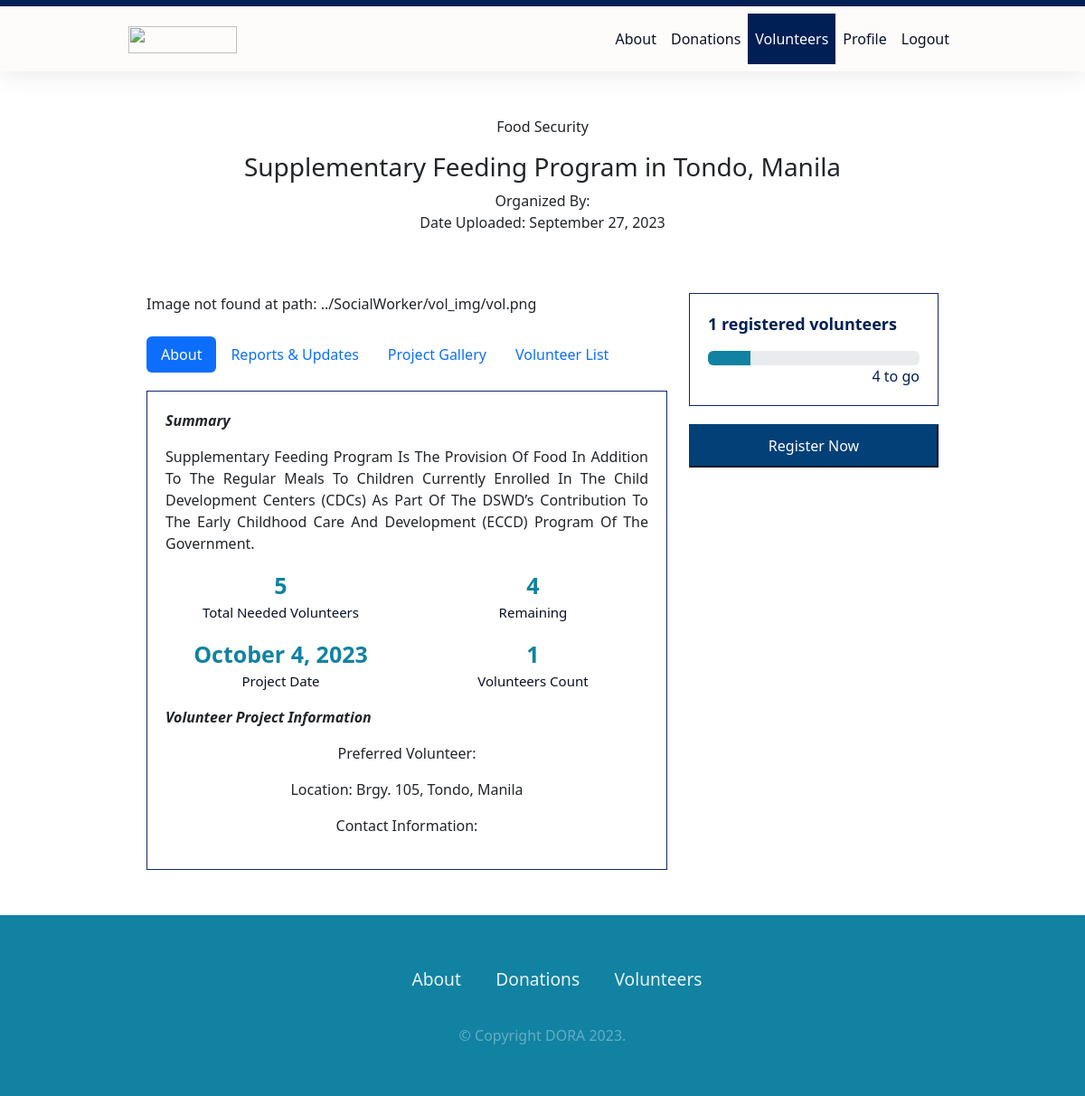
The page /Views/Donors-Volunteers/vol_projects.php?id=3 (signed in) on the database its author committed.
### tables this page shows
CREATE TABLE `tbl_vol_proj` (
  `vol_proj_id` int(11) NOT NULL,
  `sw_id` int(11) NOT NULL,
  `title` varchar(100) NOT NULL,
  `image` varchar(200) NOT NULL,
  `category` varchar(100) NOT NULL,
  `uploadDate` varchar(30) NOT NULL,
  `eventDate` varchar(30) NOT NULL,
  `text` text NOT NULL,
  `totalGoal` varchar(100) NOT NULL,
  `location` varchar(200) NOT NULL,
  `proj_stat` text NOT NULL
);

### Views/Donors-Volunteers/vol_projects.php (the view, shortened to what this page needs)
<?php include 'includes/config.php';?>
<!DOCTYPE html>
<html lang="en">
<head>
    <link rel="stylesheet" href="css/volunteer.css">
    <link rel="stylesheet" type="text/css" href="\Views\SocialWorker\css\dn-fullproject.css">
    <link rel="stylesheet" href="https://cdnjs.cloudflare.com/ajax/libs/font-awesome/6.0.0-beta2/css/all.min.css" />
    <link href="https://cdn.jsdelivr.net/npm/bootstrap@5.3.0-alpha3/dist/css/bootstrap.min.css" rel="stylesheet">
</head>
<body>
    <nav class="navbar navbar-expand-lg fixed-top">
        <div class="container">
            <a href="index.php" class="navbar-brand"><img src="dora_logo.png" width="120" height="30" ></a>
            <div class="collapse navbar-collapse" id="navbarNav">
                <?php echo'
                    <ul class="navbar-nav ms-auto">
                        <li class="nav-item">
                            <a class="nav-link" href="about.php">About</a>
                        </li>
                        <li class="nav-item">
                            <a class="nav-link" href="donation.php">Donations</a>
                        </li>
                        <li class="nav-item">
                            <a class="nav-link active" href="volunteer.php">Volunteers</a>
                        </li>
                        <li class="nav-item">
                            <a class="nav-link" href="dv_userdashboard.php">Profile</a>
                        </li>
                        <li class="nav-item">
                            <a class="nav-link" href="logout.php">Logout</a>
                        </li>
                    </ul>
                '?>
            </div>
        </div>
    </nav>
    <?php
        $id = $_GET['id'];
        $sql2 = "SELECT COUNT(DISTINCT user_id) AS volunteer_count FROM tbl_volunteers WHERE vol_proj_id = $id AND stat = 'Verified'";
        $result2 = mysqli_query($conn, $sql2);
        $row2 = mysqli_fetch_assoc($result2);
        $vol_count = $row2['volunteer_count'];
    ?>
    <?php
$sql = "SELECT tbl_vol_proj.*, tbl_sw_accs.*, tbl_vol_proj.image AS project_image
        FROM tbl_vol_proj
        RIGHT JOIN tbl_sw_accs ON tbl_vol_proj.sw_id = tbl_sw_accs.sw_id
        WHERE tbl_vol_proj.vol_proj_id = '$id'";
    $result = mysqli_query($conn, $sql);
    while ($row = mysqli_fetch_array($result)) {
        $percentage = ($vol_count / $row['totalGoal']) * 100;
        $remaining = $row['totalGoal'] - $vol_count;
        ?>
        <div class="title text-center">
            <br><br>
            <p><?php echo $row['category']; ?></p>
            <h3><?php echo $row['title']; ?></h3>
            <p>Organized By: <?php echo $row['fname'] . ' ' . $row['mname'] . ' ' . $row['lname']; ?>
 <br> Date Uploaded: <?php echo date('F j, Y', strtotime($row['uploadDate'])); ?> </p>
        </div>
        <div class="container w-75 content">
            <div class="row">
                <div class="col-lg-8">
                   <div class="proj-img">
    <?php
    $imagePath = '../SocialWorker/vol_img/' . $row['project_image'];
    if (file_exists($imagePath)) {
        echo '<img src="' . $imagePath . '" style="width:100%">';
    } else {
        echo 'Image not found at path: ' . $imagePath;
    }
    ?>
</div>
                    <br>
                    <ul class="nav nav-pills mb-3" id="pills-tab" role="tablist">
                        <li class="nav-item" role="presentation">
                            <button class="nav-link active" id="pills-about-tab" data-bs-toggle="pill" data-bs-target="#pills-about" type="button" role="tab" aria-controls="pills-about" aria-selected="true">About</button>
                        </li>
                        <li class="nav-item" role="presentation">
                            <button class="nav-link" id="pills-reports-tab" data-bs-toggle="pill" data-bs-target="#pills-reports" type="button" role="tab" aria-controls="pills-reports" aria-selected="false">Reports & Updates</button>
                        </li>
                        <li class="nav-item" role="presentation">
                            <button class="nav-link" id="pills-gallery-tab" data-bs-toggle="pill" data-bs-target="#pills-gallery" type="button" role="tab" aria-controls="pills-gallery" aria-selected="false">Project Gallery</button>
                        </li>
                        <li class="nav-item" role="presentation">
                            <a href="/Views/SocialWorker/report_vol_list.php?id=<?php echo $id; ?>" target="_blank" class="nav-link">Volunteer List</a>
                        </li>
                    </ul>
                    <div class="tab-content" id="pills-tabContent">
                        <div class="tab-pane fade show active" id="pills-about" role="tabpanel" aria-labelledby="pills-about-tab" tabindex="0">
                                <div class="proj-desc">
                                    <p><i><b>Summary</b></i></p>
                                    <div class="details">
                                        <p><?php echo $row['text']; ?></p>
                                    </div>
                                    <div class="goal">
                                        <div class="row">
                                            <div class="col-6">
                                                <div class="row"> <b><?php echo $row['totalGoal']; ?></b></div>
                                                <div class="row"> <p class="par"> Total Needed Volunteers </p></div>
                                                <div class="row"> <b><?php echo date('F j, Y', strtotime($row['eventDate'])); ?></b></div>
                                                <div class="row"> <p class="par"> Project Date </p></div>
                                            </div>
                                            <div class="col-6">
                                                <?php if ($vol_count >= $row['totalGoal']) { ?>
                                                    <div class="row"> <span>&#10003;</span> </div>
                                                    <div class="row"> <p class="par"> Goal Reached! </p></div>
                                                <?php } else { ?>
                                                    <div class="row"> <b> <?php echo number_format($remaining); ?> </b></div>
                                                    <div class="row"> <p class="par"> Remaining </p></div>
                                                <?php } ?>
                                                <div class="row"> <b><?php echo $vol_count; ?></b></div>
                                                <div class="row"> <p class="par"> Volunteers Count </p></div>
                                            </div>
                                        </div>
                                    </div>
                                    <p><i><b>Volunteer Project Information</b></i></p>
                                    <div class="additional">
                                        <p>Preferred Volunteer: <b><?php echo $row['requirement']; ?></b></p>
                                        <p>Location: <b><?php echo $row['location']; ?></b></p>
                                        <p>Contact Information: <b><?php echo $row['full_contact']; ?></b></p>
                                    </div>
                                </div>
                            </div>
                        </div>
                </div>
                <div class="col-4">
                    <div class="box">
                        <p class="progress-raised"> <?php echo $vol_count; ?> registered volunteers</p>
                        <div class="progress" role="progressbar" aria-valuenow="25" aria-valuemin="0" aria-valuemax="100">
                            <div class="progress-bar" style="width: <?php echo $percentage; ?>%"></div>
                        </div>
                        <?php if ($vol_count >= $row['totalGoal']) { ?>
                            <p class="progress-to-go">Goal Reached!</p>
                        <?php } else { ?>
                            <p class="progress-to-go"> <?php echo $remaining; ?> to go </p>
                        <?php } ?>
                    </div>
                    <div class="donate-now">
                        <a href = "vol_appform.php?id=<?php echo $id; ?>"><button class="btn-don">Register Now</button></a>
                    </div>
                </div>
            </div>
        </div>
    <?php } ?>
    <footer class="sticky-footer">
        <ul>
            <li><a href="about.php">About</a></li>
            <li><a href="donation.php">Donations</a></li>
            <li><a href="volunteer.php">Volunteers</a></li>
        </ul>
        <p> © Copyright DORA 2023.</p>
    </footer>
</body>
</html>

### Views/Donors-Volunteers/css/volunteer.css (style rules this page uses)
body { background-color:#d3d0d0; padding-top: 80px; }
.navbar .navbar-nav .nav-link { color: #0A1128; }
.navbar .navbar-nav .nav-link.active { background-color: #001F54; color: #FEFCFB; }
.navbar .navbar-brand { padding-left: 100px; }
@media only screen and (min-width: 992px) { .navbar { padding: 0; } }
@media only screen and (min-width: 992px) { .navbar .navbar-collapse .navbar-nav { margin-right: 100px; } }
.navbar-expand-lg { background: #FEFCFB; border-top: 7px solid #001F54; -webkit-box-shadow: 0 1px 30px rgba(0, 0, 0, 0.1); -moz-box-shadow: 0 1px 30px rgba(0, 0, 0, 0.1); box-shadow: 0 1px 30px rgba(0, 0, 0, 0.1); padding-top: 0; padding-bottom: 0; margin-top: 0; margin-bottom: 0; }
.navbar .navbar-nav .nav-link { padding: 1em 0.7em; transition: all 0.5s; }
.content { padding-top: 50px; padding-bottom: 50px; }
footer p { padding:0; font-size: 0.8em; color: hsla(0, 50%, 100%, 0.35); margin: 1em 0; font-size: 1rem; }
footer ul { list-style: none; display: flex; margin: 1em 0; }
footer ul li a { padding: 1em; text-decoration: none; color: rgba(255, 255, 255, 0.904); transition: 100ms; }
footer { width: 100%; background: #1282A2; color: #fff; display: grid; place-items: center; padding: 2em; font-size: 1.2rem; }
body { min-height: 100vh; }
.sticky-footer { position: sticky; top: 100%; }
.box .progress-raised { font-size: large; font-weight: 600; color: #001F54; }
.box .progress-to-go { font-size: medium; font-weight: 400; text-align: right; color: #001F54; margin-bottom: 0; }
.box .progress .progress-bar { background-color: #1282A2; }

### Views/SocialWorker/css/dn-fullproject.css (style rules this page uses)
.box { border: 1px solid #11256e; padding: 20px; }
.donate-now .btn-don { background-color: #034078; color: #FEFCFB; margin-top: 20px; width: 100%; padding: 10px; transition-duration: 0.4s; border-color: #034078; }
.proj-img { width: 100%; }
.proj-desc { border: 1px solid #11256e; padding: 20px; margin-top: 20px; }
.proj-desc .details { text-align: left; font-size: 16px; font-weight: lighter; text-transform: capitalize; text-align: justify; text-justify: inter-word; }
.proj-desc .goal { text-align: center; font-size: 25px; font-weight: 200px; text-transform: capitalize; color: #1282A2; }
.proj-desc .goal .par { text-align: center; font-size: 15px; font-weight: 200px; color: #0A1128; }
.proj-desc .additional { text-align: center; font-size: 16px; font-weight: lighter; }

### rows shown on the page
tbl_vol_proj: category "Food Security", title "Supplementary Feeding Program in Tondo, Manila", uploadDate "September 27, 2023", image "../SocialWorker/vol_img/vol.png", text "Supplementary Feeding Program Is The Provision Of Food In Addition To The Regular Meals To Children Currently Enrolled In The Child Development Centers (CDCs) As Part Of The DSWD’s Contribution To The Early Childhood Care And Development (ECCD) Program Of The Government.", totalGoal "5", eventDate "October 4, 2023", remaining "4", vol_count "1", location "Brgy. 105, Tondo, Manila", $percentage 20 (drawn)
